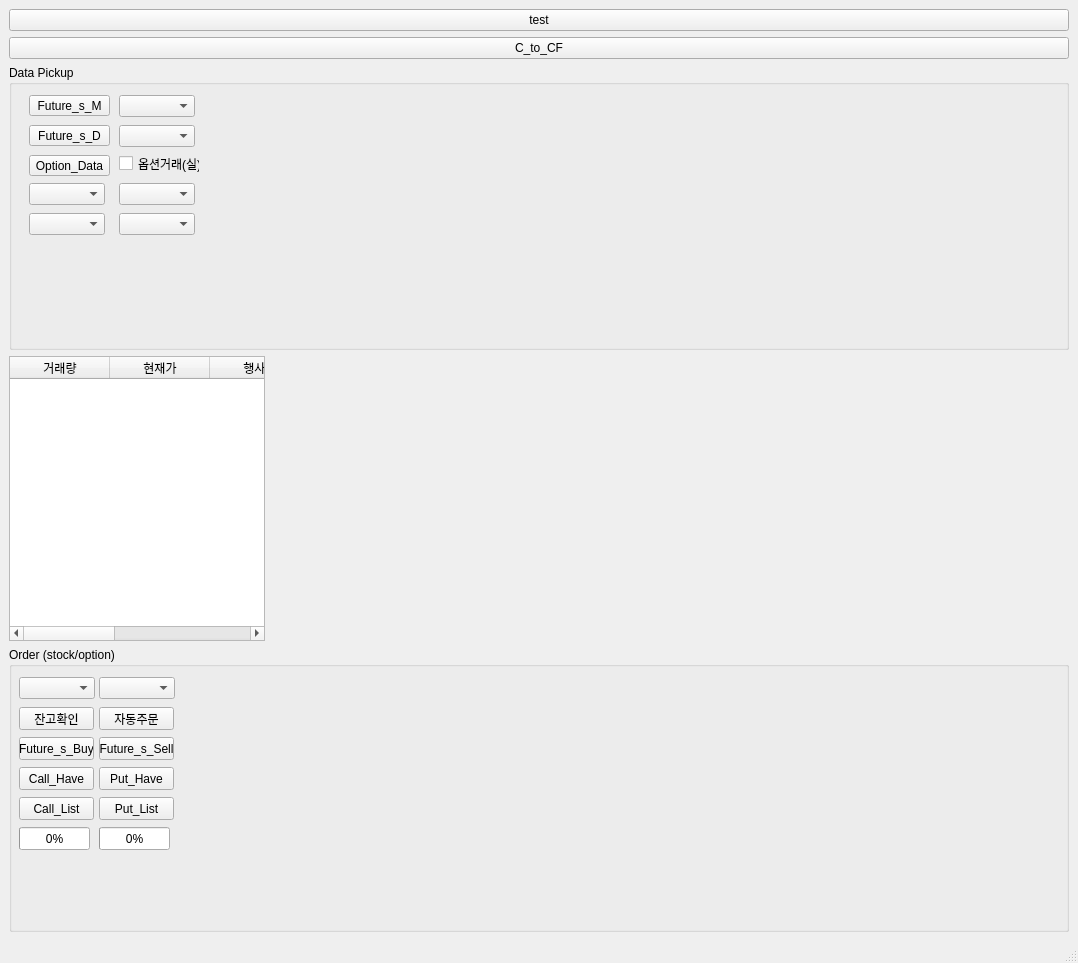
<?xml version="1.0" encoding="UTF-8"?>
<ui version="4.0">
 <class>MainWindow</class>
 <widget class="QMainWindow" name="MainWindow">
  <property name="geometry">
   <rect>
    <x>0</x>
    <y>0</y>
    <width>1078</width>
    <height>963</height>
   </rect>
  </property>
  <property name="windowTitle">
   <string/>
  </property>
  <widget class="QWidget" name="centralwidget">
   <layout class="QHBoxLayout" name="horizontalLayout_2">
    <item>
     <layout class="QHBoxLayout" name="layout">
      <item>
       <layout class="QVBoxLayout" name="menuLayout" stretch="0,0,0,0,0">
        <item>
         <widget class="QPushButton" name="pushButton_3">
          <property name="text">
           <string>test</string>
          </property>
         </widget>
        </item>
        <item>
         <widget class="QPushButton" name="pushButton_c_to_cf">
          <property name="text">
           <string>C_to_CF</string>
          </property>
         </widget>
        </item>
        <item>
         <widget class="QGroupBox" name="groupbox_datapickup">
          <property name="title">
           <string>Data Pickup</string>
          </property>
          <widget class="QCheckBox" name="checkbox_realtime">
           <property name="geometry">
            <rect>
             <x>110</x>
             <y>88</y>
             <width>81</width>
             <height>21</height>
            </rect>
           </property>
           <property name="text">
            <string>옵션거래(실)</string>
           </property>
          </widget>
          <widget class="QComboBox" name="comboBox_year">
           <property name="geometry">
            <rect>
             <x>20</x>
             <y>118</y>
             <width>76</width>
             <height>22</height>
            </rect>
           </property>
          </widget>
          <widget class="QComboBox" name="comboBox_monthmall">
           <property name="geometry">
            <rect>
             <x>110</x>
             <y>118</y>
             <width>76</width>
             <height>22</height>
            </rect>
           </property>
          </widget>
          <widget class="QComboBox" name="comboBox_date">
           <property name="geometry">
            <rect>
             <x>20</x>
             <y>148</y>
             <width>76</width>
             <height>22</height>
            </rect>
           </property>
          </widget>
          <widget class="QComboBox" name="comboBox_time">
           <property name="geometry">
            <rect>
             <x>110</x>
             <y>148</y>
             <width>76</width>
             <height>22</height>
            </rect>
           </property>
          </widget>
          <widget class="QPushButton" name="pushButton_datapickup">
           <property name="geometry">
            <rect>
             <x>20</x>
             <y>90</y>
             <width>81</width>
             <height>21</height>
            </rect>
           </property>
           <property name="text">
            <string>Option_Data</string>
           </property>
          </widget>
          <widget class="QPushButton" name="pushButton_datapickup_future_s_M">
           <property name="geometry">
            <rect>
             <x>20</x>
             <y>30</y>
             <width>81</width>
             <height>21</height>
            </rect>
           </property>
           <property name="text">
            <string>Future_s_M</string>
           </property>
          </widget>
          <widget class="QPushButton" name="pushButton_datapickup_future_s_D">
           <property name="geometry">
            <rect>
             <x>20</x>
             <y>60</y>
             <width>81</width>
             <height>21</height>
            </rect>
           </property>
           <property name="text">
            <string>Future_s_D</string>
           </property>
          </widget>
          <widget class="QComboBox" name="comboBox_future_s_chain_month">
           <property name="geometry">
            <rect>
             <x>110</x>
             <y>30</y>
             <width>76</width>
             <height>22</height>
            </rect>
           </property>
          </widget>
          <widget class="QComboBox" name="comboBox_future_s_chain_day">
           <property name="geometry">
            <rect>
             <x>110</x>
             <y>60</y>
             <width>76</width>
             <height>22</height>
            </rect>
           </property>
          </widget>
         </widget>
        </item>
        <item>
         <widget class="QTableWidget" name="tableWidget_optionprice">
          <property name="sizePolicy">
           <sizepolicy hsizetype="Maximum" vsizetype="Minimum">
            <horstretch>0</horstretch>
            <verstretch>0</verstretch>
           </sizepolicy>
          </property>
          <property name="maximumSize">
           <size>
            <width>16777215</width>
            <height>16777215</height>
           </size>
          </property>
          <property name="baseSize">
           <size>
            <width>0</width>
            <height>0</height>
           </size>
          </property>
          <property name="layoutDirection">
           <enum>Qt::LeftToRight</enum>
          </property>
          <property name="rowCount">
           <number>0</number>
          </property>
          <column>
           <property name="text">
            <string>거래량</string>
           </property>
          </column>
          <column>
           <property name="text">
            <string>현재가</string>
           </property>
          </column>
          <column>
           <property name="text">
            <string>행사가</string>
           </property>
          </column>
          <column>
           <property name="text">
            <string>현재가</string>
           </property>
          </column>
          <column>
           <property name="text">
            <string>거래량</string>
           </property>
          </column>
         </widget>
        </item>
        <item>
         <widget class="QGroupBox" name="groupBox_order">
          <property name="title">
           <string>Order (stock/option)</string>
          </property>
          <widget class="QProgressBar" name="progressBar_power">
           <property name="geometry">
            <rect>
             <x>10</x>
             <y>180</y>
             <width>71</width>
             <height>23</height>
            </rect>
           </property>
           <property name="value">
            <number>0</number>
           </property>
           <property name="alignment">
            <set>Qt::AlignCenter</set>
           </property>
          </widget>
          <widget class="QComboBox" name="comboBox_acc">
           <property name="geometry">
            <rect>
             <x>90</x>
             <y>30</y>
             <width>76</width>
             <height>22</height>
            </rect>
           </property>
          </widget>
          <widget class="QPushButton" name="pushButton_auto_order">
           <property name="geometry">
            <rect>
             <x>90</x>
             <y>60</y>
             <width>75</width>
             <height>23</height>
            </rect>
           </property>
           <property name="text">
            <string>자동주문</string>
           </property>
          </widget>
          <widget class="QPushButton" name="pushButton_callhave">
           <property name="geometry">
            <rect>
             <x>10</x>
             <y>120</y>
             <width>75</width>
             <height>23</height>
            </rect>
           </property>
           <property name="text">
            <string>Call_Have</string>
           </property>
          </widget>
          <widget class="QPushButton" name="pushButton_puthave">
           <property name="geometry">
            <rect>
             <x>90</x>
             <y>120</y>
             <width>75</width>
             <height>23</height>
            </rect>
           </property>
           <property name="text">
            <string>Put_Have</string>
           </property>
          </widget>
          <widget class="QProgressBar" name="progressBar_order">
           <property name="geometry">
            <rect>
             <x>90</x>
             <y>180</y>
             <width>71</width>
             <height>23</height>
            </rect>
           </property>
           <property name="value">
            <number>0</number>
           </property>
           <property name="alignment">
            <set>Qt::AlignCenter</set>
           </property>
          </widget>
          <widget class="QPushButton" name="pushButton_myhave">
           <property name="geometry">
            <rect>
             <x>10</x>
             <y>60</y>
             <width>75</width>
             <height>23</height>
            </rect>
           </property>
           <property name="text">
            <string>잔고확인</string>
           </property>
          </widget>
          <widget class="QPushButton" name="pushButton_call_item_list">
           <property name="geometry">
            <rect>
             <x>10</x>
             <y>150</y>
             <width>75</width>
             <height>23</height>
            </rect>
           </property>
           <property name="text">
            <string>Call_List</string>
           </property>
          </widget>
          <widget class="QPushButton" name="pushButton_put_item_list">
           <property name="geometry">
            <rect>
             <x>90</x>
             <y>150</y>
             <width>75</width>
             <height>23</height>
            </rect>
           </property>
           <property name="text">
            <string>Put_List</string>
           </property>
          </widget>
          <widget class="QComboBox" name="comboBox_acc_stock">
           <property name="geometry">
            <rect>
             <x>10</x>
             <y>30</y>
             <width>76</width>
             <height>22</height>
            </rect>
           </property>
          </widget>
          <widget class="QPushButton" name="pushButton_fu_buy_have">
           <property name="geometry">
            <rect>
             <x>10</x>
             <y>90</y>
             <width>75</width>
             <height>23</height>
            </rect>
           </property>
           <property name="text">
            <string>Future_s_Buy</string>
           </property>
          </widget>
          <widget class="QPushButton" name="pushButton_fu_sell_have">
           <property name="geometry">
            <rect>
             <x>90</x>
             <y>90</y>
             <width>75</width>
             <height>23</height>
            </rect>
           </property>
           <property name="text">
            <string>Future_s_Sell</string>
           </property>
          </widget>
         </widget>
        </item>
       </layout>
      </item>
      <item>
       <layout class="QVBoxLayout" name="chartLayout"/>
      </item>
     </layout>
    </item>
   </layout>
  </widget>
  <widget class="QMenuBar" name="menubar">
   <property name="geometry">
    <rect>
     <x>0</x>
     <y>0</y>
     <width>1078</width>
     <height>21</height>
    </rect>
   </property>
  </widget>
  <widget class="QStatusBar" name="statusbar"/>
 </widget>
 <tabstops>
  <tabstop>checkbox_realtime</tabstop>
  <tabstop>pushButton_datapickup</tabstop>
  <tabstop>comboBox_year</tabstop>
  <tabstop>comboBox_monthmall</tabstop>
  <tabstop>comboBox_date</tabstop>
  <tabstop>comboBox_time</tabstop>
  <tabstop>tableWidget_optionprice</tabstop>
  <tabstop>comboBox_acc</tabstop>
  <tabstop>pushButton_myhave</tabstop>
  <tabstop>pushButton_auto_order</tabstop>
  <tabstop>pushButton_callhave</tabstop>
  <tabstop>pushButton_puthave</tabstop>
  <tabstop>pushButton_call_item_list</tabstop>
  <tabstop>pushButton_put_item_list</tabstop>
  <tabstop>pushButton_3</tabstop>
 </tabstops>
 <resources/>
 <connections/>
</ui>
